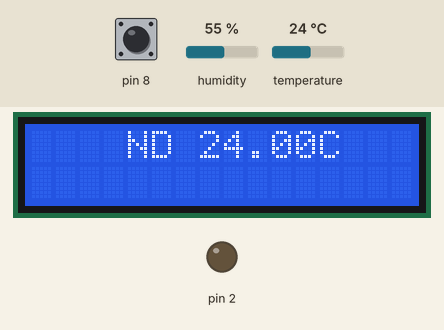
A sketch run on a simulated Arduino Uno, built with avr-gcc and run on an emulated ATmega328P. Parts: 16×2 character LCD, output pins drawn as LEDs (lit = HIGH). The inputs (shaded band) are chosen by the test bench; at power-on: pin 8 LOW, temperature 24 °C, humidity 55 %. What the sketch prints to the serial monitor is not drawn.

Above: at 1.2 s.
1.3 s: pin 8 driven HIGH
At 4.1 s:
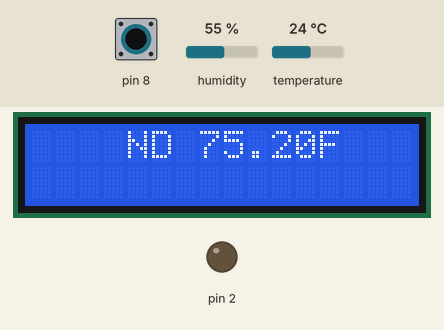
4.6 s: temperature set to 12 °C
At 8.0 s:
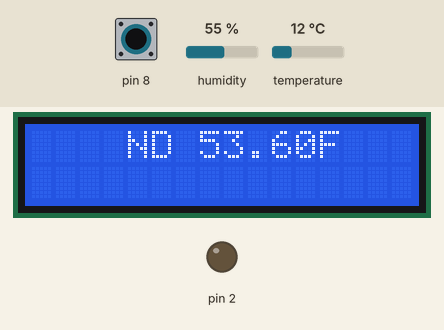
8.6 s: temperature set to 19 °C
At 11.8 s:
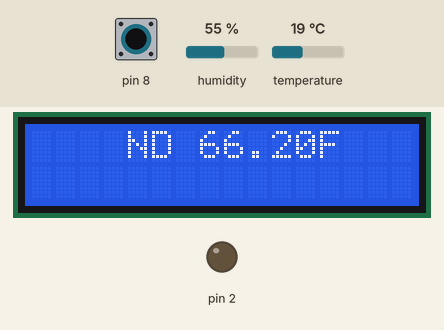
12.7 s: temperature set to 28 °C
At 15.7 s:
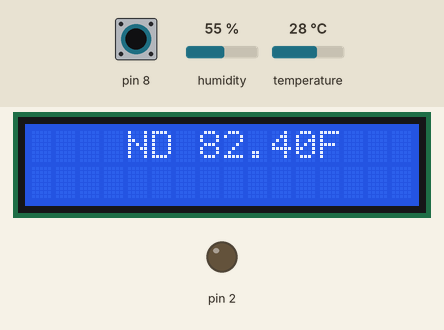
16.7 s: pin 8 pulsed LOW 5 times (0.12 s each, 0.3 s apart)
At 19.6 s:
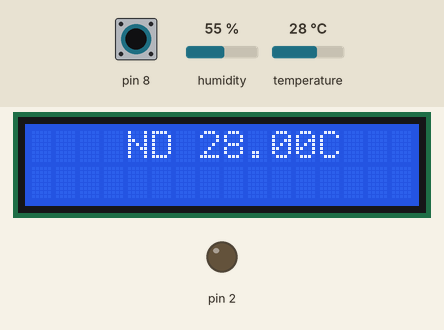
20.8 s: temperature set to 0 °C
At 24.7 s:
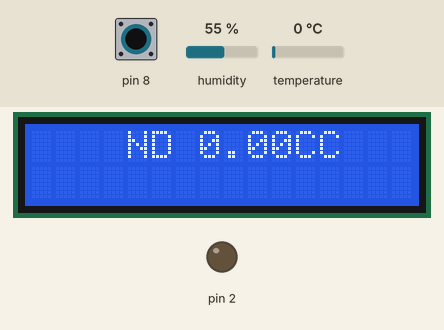
Timing chart, 0 to 25.8 s (numbered marks = the images above; inputs shaded):
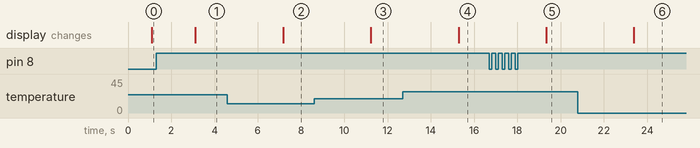

The sketch:

LCD_update.ino
```cpp
#include<LiquidCrystal.h>
#include <DHT.h>
LiquidCrystal lcd(12,11,6,5,4,3);
#define DHTPIN 7
#define DHTTYPE DHT11
DHT dht(DHTPIN, DHTTYPE);
int a=1;
int dem =0;
int tg1=0;
int tg2 = 0;
int tg3 = 1000;
int trangthai=1;
int nhietdotheo =1;
int tt1  =0;
int tt2 = 0;
void setup() {
 Serial.begin(9600);
 dht.begin();
 pinMode(8,INPUT);
 pinMode(2,OUTPUT);
 lcd.begin(16,2);
// lcd.print("chao ban");
}
void loop(){
  if (trangthai%2==1){
    lcd.display();
    digitalWrite(2,LOW);
//    digitalWrite(9,HIGH);
    float t = dht.readTemperature();
    Serial.print("tem=");
    Serial.print(t);
    delay(1000);
  if(nhietdotheo%2==1){
    lcd.setCursor(4,0);
    lcd.print("ND ");
     lcd.print(t);
     lcd.print("C");
  }
  else{
    lcd.setCursor(4,0);
    lcd.print("ND ");
    float ngu = (9*t/5)+32;
    lcd.print(ngu);
    lcd.print("F");
  }
  }
  else{
    lcd.noDisplay();
    digitalWrite(2,HIGH);
//digitalWrite(9,LOW);
  }
  tt1 = digitalRead(8);
  if(tt1 != tt2){
    if(tt1==1){
      tt2=tt1;
    Serial.println(tt1);
    nhietdotheo++;
    if (tg1 == tg2){
      tg1 = millis();
      Serial.println(tg1);
    }
    else{
      tg2 = millis();
      Serial.println("tg2");
      Serial.print(tg2);
      if(tg2-tg1<tg3){
        trangthai++;
        tg1=tg2;
      }
      else{
      tg1=tg2;
      tg2=0;
      }
    }
    }
    else tt2=tt1;
    }

}
```

Measured:
- after the input at 1.3 s, the display: changes after 1.8 s (image 1)
- after the input at 4.6 s, the display: changes after 2.6 s (image 2)
- after the input at 8.6 s, the display: changes after 2.6 s (image 3)
- after the input at 12.7 s, the display: changes after 2.6 s (image 4)
- after the input at 16.7 s, the display: changes after 2.6 s (image 5)
- after the input at 20.8 s, the display: changes after 2.6 s (image 6)
